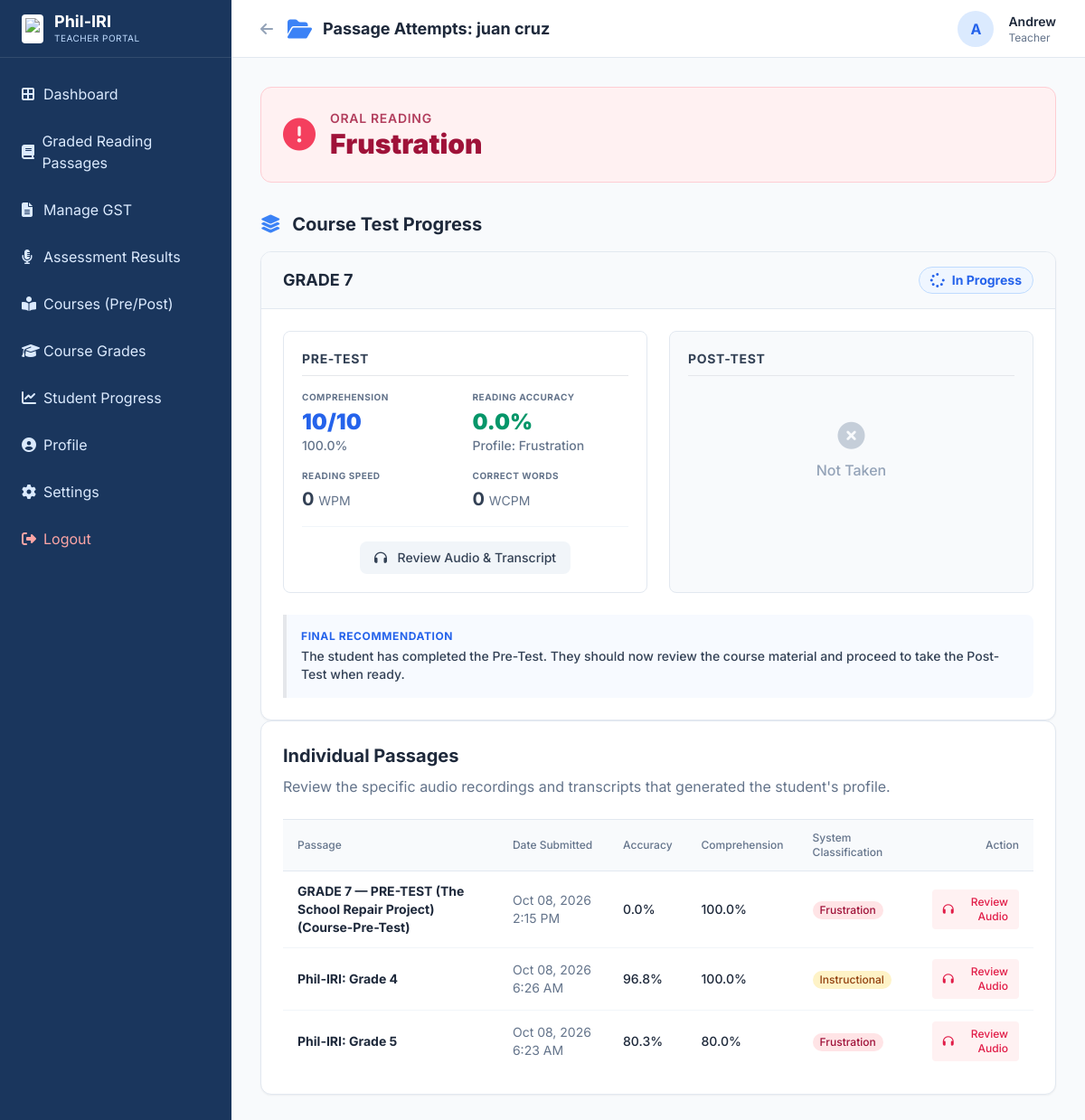
The page /student_submissions.php?user_id=7 (signed in) on the database its author committed.
### tables this page shows
CREATE TABLE `users` (
  `id` int NOT NULL AUTO_INCREMENT,
  `fname` varchar(50) DEFAULT NULL,
  `mname` varchar(50) DEFAULT NULL,
  `lname` varchar(50) DEFAULT NULL,
  `age` int DEFAULT NULL,
  `grade` varchar(20) DEFAULT NULL,
  `section` varchar(50) DEFAULT NULL,
  `grade_level` varchar(20) DEFAULT NULL,
  `email` varchar(100) DEFAULT NULL,
  `username` varchar(50) DEFAULT NULL,
  `password` varchar(255) DEFAULT NULL,
  `role` enum('teacher','student') DEFAULT 'student',
  `created_at` timestamp NULL DEFAULT CURRENT_TIMESTAMP,
  `lrn` varchar(20) DEFAULT 'Not Assigned',
  `current_level` varchar(20) DEFAULT 'Pending',
  `test_status` varchar(20) DEFAULT 'Pending',
  PRIMARY KEY (`id`),
  UNIQUE KEY `email` (`email`),
  UNIQUE KEY `username` (`username`)
);

CREATE TABLE `reading_profiles` (
  `user_id` int NOT NULL,
  `independent_grade` int DEFAULT NULL,
  `instructional_grade` int DEFAULT NULL,
  `frustration_grade` int DEFAULT NULL,
  `updated_at` timestamp NULL DEFAULT CURRENT_TIMESTAMP ON UPDATE CURRENT_TIMESTAMP,
  PRIMARY KEY (`user_id`)
);

CREATE TABLE `reading_attempts` (
  `id` int NOT NULL AUTO_INCREMENT,
  `user_id` int NOT NULL,
  `passage_id` int NOT NULL,
  `passage_grade` int DEFAULT NULL,
  `phase` varchar(50) NOT NULL,
  `transcript` text,
  `accuracy_score` float DEFAULT '0',
  `reading_time` int DEFAULT '0',
  `reading_speed` float DEFAULT '0',
  `miscues_json` text,
  `answers_json` text,
  `evaluation_data` longtext,
  `comprehension_score` float DEFAULT '0',
  `oral_reading_profile` varchar(50) DEFAULT 'Pending',
  `status` varchar(50) DEFAULT 'Pending Review',
  `audio_path` varchar(255) DEFAULT NULL,
  `created_at` timestamp NULL DEFAULT CURRENT_TIMESTAMP,
  PRIMARY KEY (`id`),
  KEY `user_id` (`user_id`),
  KEY `passage_id` (`passage_id`),
  CONSTRAINT `reading_attempts_ibfk_1` FOREIGN KEY (`user_id`) REFERENCES `users` (`id`),
  CONSTRAINT `reading_attempts_ibfk_2` FOREIGN KEY (`passage_id`) REFERENCES `reading_passages` (`id`)
);

CREATE TABLE `course_assessments` (
  `id` int NOT NULL AUTO_INCREMENT,
  `title` varchar(255) NOT NULL,
  `test_type` enum('Pre-Test','Post-Test') NOT NULL DEFAULT 'Pre-Test',
  `target_profile` enum('Instructional','Frustration') NOT NULL DEFAULT 'Instructional',
  `target_grade` int DEFAULT '7',
  `passage_text` text,
  `questions_json` text,
  `status` enum('Draft','Published') NOT NULL DEFAULT 'Draft',
  `available_from` datetime DEFAULT NULL,
  `created_at` timestamp NULL DEFAULT CURRENT_TIMESTAMP,
  `updated_at` timestamp NULL DEFAULT CURRENT_TIMESTAMP ON UPDATE CURRENT_TIMESTAMP,
  PRIMARY KEY (`id`)
);

### student_submissions.php (the view, shortened to what this page needs)
<?php
require_once 'config.php';
$student_id = $_GET['user_id'] ?? 0;
$stmt = $pdo->prepare("SELECT fname, lname, grade_level, section FROM users WHERE id = ?");
$stmt->execute([$student_id]);
$student = $stmt->fetch();
$stmt = $pdo->prepare("SELECT * FROM reading_profiles WHERE user_id = ?");
$stmt->execute([$student_id]);
$profile = $stmt->fetch();
$status_bg = 'bg-slate-50 border-slate-200';
$status_text = 'text-slate-800';
$icon = 'fa-clock text-slate-400';
if ($profile) {
    $enrolled_grade = intval(preg_replace('/[^0-9]/', '', $student['grade_level']));
    $final_status = 'Pending';
    if ($profile['independent_grade'] !== null || $profile['instructional_grade'] !== null || $profile['frustration_grade'] !== null) {
        if ($profile['independent_grade'] !== null && $enrolled_grade <= intval($profile['independent_grade'])) {
            $final_status = 'Independent';
        } elseif ($profile['instructional_grade'] !== null && $enrolled_grade <= intval($profile['instructional_grade'])) {
            $final_status = 'Instructional';
        } else {
            $final_status = 'Frustration';
        }
    }
    $display_verdict = $final_status;
    if ($final_status === 'Frustration') {
        $status_bg = 'bg-rose-50 border-rose-200';
        $status_text = 'text-rose-800';
        $icon = 'fa-exclamation-circle text-rose-500';
    } elseif ($final_status === 'Instructional') {
        $status_bg = 'bg-amber-50 border-amber-200';
        $status_text = 'text-amber-800';
        $icon = 'fa-info-circle text-amber-500';
    } elseif ($final_status === 'Independent') {
        $status_bg = 'bg-emerald-50 border-emerald-200';
        $status_text = 'text-emerald-800';
        $icon = 'fa-check-circle text-emerald-500';
    }
}
$stmt = $pdo->prepare("
    SELECT a.*, c.title as course_title
    FROM reading_attempts a
    LEFT JOIN course_assessments c ON a.passage_id = c.id AND (a.phase = 'Course-Pre-Test' OR a.phase = 'Course-Post-Test')
    WHERE a.user_id = ?
    ORDER BY a.created_at DESC
");
$stmt->execute([$student_id]);
$attempts = $stmt->fetchAll();
?>
<!DOCTYPE html>
<html lang="en">
<head>
    <script src="https://cdn.tailwindcss.com"></script>
    <link rel="stylesheet" href="https://cdnjs.cloudflare.com/ajax/libs/font-awesome/6.4.0/css/all.min.css">
</head>
<body class="flex h-screen overflow-hidden text-slate-800">
    <?php include 'teacher_sidebar.php'; ?>
    <div class="flex-1 flex flex-col h-screen overflow-hidden">
    <header class="h-16 bg-white border-b border-slate-200 flex items-center justify-between px-4 md:px-8 shrink-0">
        <div class="flex items-center">
            <a href="assessment_result.php" class="text-slate-400 hover:text-slate-600 mr-4"><i class="fas fa-arrow-left"></i></a>
            <i class="fas fa-folder-open text-blue-500 text-2xl mr-3"></i>
            <h1 class="font-bold text-lg text-slate-800">Passage Attempts: <?php echo htmlspecialchars($student['fname'] . ' ' . $student['lname']); ?></h1>
        </div>
        <div class="flex items-center space-x-4">
            <div class="w-10 h-10 rounded-full bg-blue-100 flex items-center justify-center text-blue-600 font-bold">
                <?php echo substr($_SESSION['fname'], 0, 1); ?>
            </div>
            <div class="leading-tight">
                <p class="font-semibold text-sm"><?php echo htmlspecialchars($_SESSION['fname']); ?></p>
                <p class="text-xs text-slate-500 capitalize"><?php echo htmlspecialchars($_SESSION['role']); ?></p>
            </div>
        </div>
    </header>
    <main class="flex-1 p-4 md:p-8 max-w-6xl mx-auto w-full overflow-y-auto">
        <?php if ($profile): ?>
        <div class="mb-6 rounded-xl border p-6 flex flex-col md:flex-row md:items-center justify-between <?php echo $status_bg; ?>">
            <div class="flex items-center gap-4">
                <i class="fas <?php echo $icon; ?> text-4xl"></i>
                <div>
                    <p class="text-sm font-semibold uppercase tracking-wider <?php echo $status_text; ?> opacity-80">Oral Reading</p>
                    <h2 class="text-3xl font-black <?php echo $status_text; ?>"><?php echo $display_verdict; ?></h2>
                </div>
            </div>
        </div>
        <?php endif; ?>
        <?php $target_user_id = $student_id; include 'comparison_widget.php'; ?>
        <div class="bg-white rounded-xl shadow-sm border border-slate-200 p-6">
            <h2 class="text-xl font-bold text-slate-800 mb-2">Individual Passages</h2>
            <p class="text-slate-500 mb-6">Review the specific audio recordings and transcripts that generated the student's profile.</p>
            <?php if (count($attempts) > 0): ?>
                <div class="overflow-x-auto">
                    <table class="w-full text-sm text-left border-collapse">
                        <thead class="text-xs text-slate-500 bg-slate-50 border-y border-slate-200">
                            <tr>
                                <th class="py-3 px-4 font-medium">Passage</th>
                                <th class="py-3 px-4 font-medium">Date Submitted</th>
                                <th class="py-3 px-4 font-medium">Accuracy</th>
                                <th class="py-3 px-4 font-medium">Comprehension</th>
                                <th class="py-3 px-4 font-medium">System Classification</th>
                                <th class="py-3 px-4 font-medium text-right">Action</th>
                            </tr>
                        </thead>
                        <tbody class="divide-y divide-slate-100">
                            <?php foreach($attempts as $att):
                                $date = date('M d, Y g:i A', strtotime($att['created_at']));
                                $profile = $att['oral_reading_profile'];
                                $profileClass = $profile == 'Independent' ? 'bg-emerald-100 text-emerald-800' : ($profile == 'Instructional' ? 'bg-amber-100 text-amber-800' : 'bg-rose-100 text-rose-800');
                            ?>
                            <tr class="hover:bg-slate-50">
                                <td class="py-3 px-4 font-bold text-slate-800">
    <?php
        if ($att['phase'] === 'Pre-Test') {
            echo "Phil-IRI: Grade " . htmlspecialchars($att['passage_grade']);
        } else {
            echo htmlspecialchars($att['course_title'] . " (" . $att['phase'] . ")");
        }
    ?>
</td>
                                <td class="py-3 px-4 text-slate-500"><?php echo $date; ?></td>
                                <td class="py-3 px-4 font-medium"><?php echo number_format($att['accuracy_score'], 1); ?>%</td>
                                <td class="py-3 px-4 font-medium"><?php echo number_format($att['comprehension_score'], 1); ?>%</td>
                                <td class="py-3 px-4"><span class="inline-block whitespace-nowrap px-2 py-0.5 rounded-full text-xs font-medium <?php echo $profileClass; ?>"><?php echo $profile; ?></span></td>
                                <td class="py-3 px-4 text-right">
                                    <a href="review_detail.php?id=<?php echo $att['id']; ?>&sid=<?php echo $student_id; ?>" class="inline-flex items-center px-3 py-1.5 bg-rose-50 text-rose-600 hover:bg-rose-100 rounded text-xs font-medium transition">
                                        <i class="fas fa-headphones mr-1.5"></i> Review Audio
                                    </a>
                                </td>
                            </tr>
                            <?php endforeach; ?>
                        </tbody>
                    </table>
                </div>
            <?php else: ?>
                <div class="text-center py-8">
                    <p class="text-slate-500">No individual passages found for this student.</p>
                </div>
            <?php endif; ?>
        </div>
    </main>
        </div>
</body>
</html>

### rows shown on the page
users: fname+lname "juan cruz"
reading_profiles: display_verdict "Frustration"
reading_attempts: phase.title "GRADE 7 — PRE-TEST (The School Repair Project) (Course-Pre-Test)", created_at "Oct 08, 2026 2:15 PM", accuracy_score "0.0", comprehension_score "100.0", oral_reading_profile "Frustration"
reading_attempts: passage_grade "4", created_at "Oct 08, 2026 6:26 AM", accuracy_score "96.8", comprehension_score "100.0", oral_reading_profile "Instructional"
reading_attempts: passage_grade "5", created_at "Oct 08, 2026 6:23 AM", accuracy_score "80.3", comprehension_score "80.0", oral_reading_profile "Frustration"

### other values the page prints
substr($_SESSION['fname'], 0, 1) "A"
$_SESSION['fname'] "Andrew"
$_SESSION['role'] "Teacher"
$p['title'] "GRADE 7"
$resultText "In Progress"
$pre['comp_raw'] "10"
$pre['total_questions'] "10"
$pre['comp'] "100.0"
$pre['acc'] "0.0"
$pre['prof'] "Frustration"
$pre['wpm'] "0"
$pre['wcpm'] "0"
$rec "The student has completed the Pre-Test. They should now review the course material and proceed to take the Post-Test when ready."
